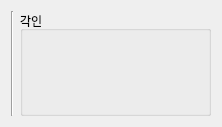
<?xml version="1.0" encoding="UTF-8"?>
<ui version="4.0">
 <class>SettingInfo</class>
 <widget class="QWidget" name="SettingInfo">
  <property name="geometry">
   <rect>
    <x>0</x>
    <y>0</y>
    <width>222</width>
    <height>127</height>
   </rect>
  </property>
  <property name="windowTitle">
   <string>Form</string>
  </property>
  <layout class="QHBoxLayout" name="hLayoutMain">
   <item>
    <layout class="QVBoxLayout" name="vLayoutRatio"/>
   </item>
   <item>
    <widget class="Line" name="line">
     <property name="orientation">
      <enum>Qt::Vertical</enum>
     </property>
    </widget>
   </item>
   <item>
    <layout class="QVBoxLayout" name="vLayoutInfo">
     <item>
      <layout class="QHBoxLayout" name="hLayoutInfo"/>
     </item>
     <item>
      <layout class="QHBoxLayout" name="hLayoutEngrave">
       <item>
        <widget class="QGroupBox" name="groupEngrave">
         <property name="title">
          <string>각인</string>
         </property>
         <layout class="QHBoxLayout" name="horizontalLayout_2">
          <item>
           <layout class="QHBoxLayout" name="hLayoutEngrave1"/>
          </item>
          <item>
           <layout class="QHBoxLayout" name="hLayoutEngrave2"/>
          </item>
          <item>
           <layout class="QHBoxLayout" name="hLayoutEngrave3"/>
          </item>
         </layout>
        </widget>
       </item>
      </layout>
     </item>
    </layout>
   </item>
  </layout>
 </widget>
 <resources/>
 <connections/>
</ui>
